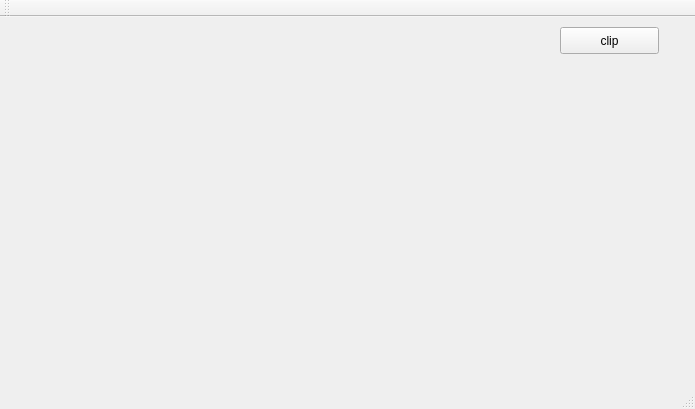
<?xml version="1.0" encoding="UTF-8"?>
<ui version="4.0">
 <class>MainWindow</class>
 <widget class="QMainWindow" name="MainWindow">
  <property name="geometry">
   <rect>
    <x>0</x>
    <y>0</y>
    <width>695</width>
    <height>409</height>
   </rect>
  </property>
  <property name="windowTitle">
   <string>MainWindow</string>
  </property>
  <widget class="QWidget" name="centralWidget">
   <widget class="QLabel" name="label">
    <property name="geometry">
     <rect>
      <x>10</x>
      <y>60</y>
      <width>671</width>
      <height>291</height>
     </rect>
    </property>
    <property name="text">
     <string/>
    </property>
   </widget>
   <widget class="QPushButton" name="pushButton">
    <property name="geometry">
     <rect>
      <x>560</x>
      <y>10</y>
      <width>99</width>
      <height>27</height>
     </rect>
    </property>
    <property name="text">
     <string>clip</string>
    </property>
   </widget>
  </widget>
  <widget class="QMenuBar" name="menuBar">
   <property name="geometry">
    <rect>
     <x>0</x>
     <y>0</y>
     <width>695</width>
     <height>25</height>
    </rect>
   </property>
  </widget>
  <widget class="QToolBar" name="mainToolBar">
   <attribute name="toolBarArea">
    <enum>TopToolBarArea</enum>
   </attribute>
   <attribute name="toolBarBreak">
    <bool>false</bool>
   </attribute>
  </widget>
  <widget class="QStatusBar" name="statusBar"/>
 </widget>
 <layoutdefault spacing="6" margin="11"/>
 <resources/>
 <connections/>
</ui>
